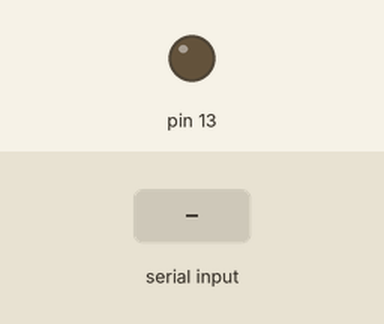
Bench run of a sketch on a simulated Arduino Uno, built with avr-gcc and run on an emulated ATmega328P. Shown: output pins drawn as LEDs (lit = HIGH). Inputs (shaded band) come from the test bench.

Above: at 1.2 s.
1.3 s: "A" received over Serial
At 1.8 s:
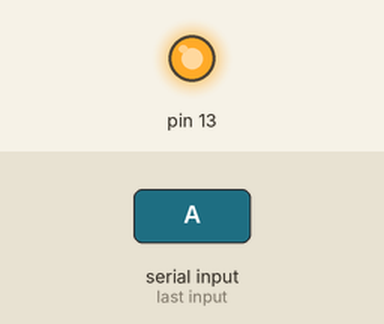
2.8 s: "a" received over Serial
At 4.1 s:
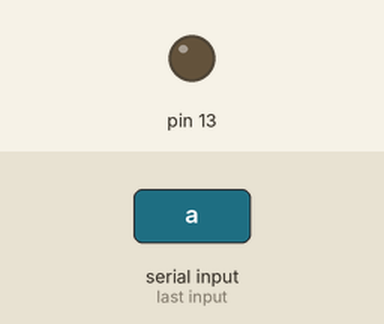
Timing chart, 0 to 5.8 s (numbered marks = the images above; inputs shaded):
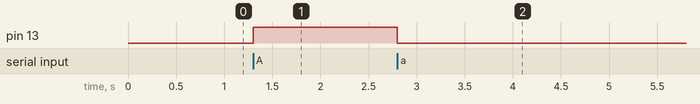

Measured:
- after the input at 1.3 s, pin 13: LOW → HIGH at once
- after the input at 2.8 s, pin 13: HIGH → LOW at once

The sketch:

serialPython.ino
```cpp
uint8_t datoSerie;
uint16_t valAdc;

void setup() {
  Serial.begin(115200);
  pinMode(13, OUTPUT);
  pinMode(8, INPUT_PULLUP);
}

void loop(){
  if(Serial.available() > 0){
    datoSerie = Serial.read();
    switch(datoSerie){
      case 'A':
        digitalWrite(13, HIGH);
        break;

      case 'a':
        digitalWrite(13, LOW);
        break;

      case '1':
        Serial.print(digitalRead(8));
        break;

      case 'H':
        valAdc = analogRead(A0);
        Serial.println(valAdc);
        break;
    }
  }
}
```
